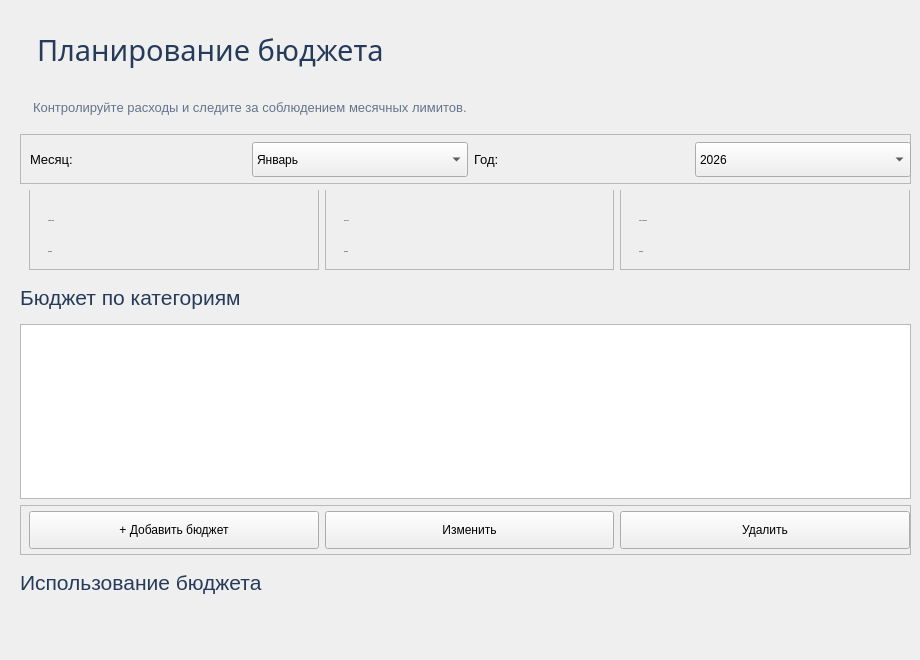
           <widget class="QWidget" name="pageBudget">
            <widget class="QWidget" name="">
             <property name="geometry">
              <rect>
               <x>20</x>
               <y>20</y>
               <width>891</width>
               <height>631</height>
              </rect>
             </property>
             <layout class="QVBoxLayout" name="verticalLayout_10">
              <item>
               <widget class="QLabel" name="lblBudgetTitle">
                <property name="font">
                 <font>
                  <family>Gill Sans MT</family>
                  <pointsize>22</pointsize>
                 </font>
                </property>
                <property name="styleSheet">
                 <string notr="true">color: #263B59; padding: 10px;</string>
                </property>
                <property name="text">
                 <string>Планирование бюджета</string>
                </property>
               </widget>
              </item>
              <item>
               <widget class="QLabel" name="lblBudgetDescription">
                <property name="font">
                 <font>
                  <pointsize>10</pointsize>
                 </font>
                </property>
                <property name="styleSheet">
                 <string notr="true">color: #64748B; padding-left: 10px;</string>
                </property>
                <property name="text">
                 <string>Контролируйте расходы и следите за соблюдением месячных лимитов.</string>
                </property>
               </widget>
              </item>
              <item>
               <widget class="QFrame" name="budgetPeriodContainer">
                <property name="minimumSize">
                 <size>
                  <width>0</width>
                  <height>50</height>
                 </size>
                </property>
                <property name="maximumSize">
                 <size>
                  <width>16777215</width>
                  <height>90</height>
                 </size>
                </property>
                <property name="frameShape">
                 <enum>QFrame::Shape::StyledPanel</enum>
                </property>
                <property name="frameShadow">
                 <enum>QFrame::Shadow::Raised</enum>
                </property>
                <widget class="QWidget" name="horizontalLayoutWidget_6">
                 <property name="geometry">
                  <rect>
                   <x>10</x>
                   <y>0</y>
                   <width>881</width>
                   <height>51</height>
                  </rect>
                 </property>
                 <layout class="QHBoxLayout" name="horizontalLayout_6">
                  <item>
                   <widget class="QLabel" name="lblBudgetMonth">
                    <property name="minimumSize">
                     <size>
                      <width>0</width>
                      <height>0</height>
                     </size>
                    </property>
                    <property name="font">
                     <font>
                      <pointsize>10</pointsize>
                     </font>
                    </property>
                    <property name="text">
                     <string>Месяц:</string>
                    </property>
                   </widget>
                  </item>
                  <item>
                   <widget class="QComboBox" name="cmbBudgetMonth">
                    <property name="minimumSize">
                     <size>
                      <width>140</width>
                      <height>35</height>
                     </size>
                    </property>
                    <property name="font">
                     <font>
                      <family>Segoe UI</family>
                     </font>
                    </property>
                    <item>
                     <property name="text">
                      <string>Январь</string>
                     </property>
                    </item>
                    <item>
                     <property name="text">
                      <string>Февраль</string>
                     </property>
                    </item>
                    <item>
                     <property name="text">
                      <string>Март</string>
                     </property>
                    </item>
                    <item>
                     <property name="text">
                      <string>Апрель</string>
                     </property>
                    </item>
                    <item>
                     <property name="text">
                      <string>Май</string>
                     </property>
                    </item>
                    <item>
                     <property name="text">
                      <string>Июнь</string>
                     </property>
                    </item>
                    <item>
                     <property name="text">
                      <string>Июль</string>
                     </property>
                    </item>
                    <item>
                     <property name="text">
                      <string>Август</string>
                     </property>
                    </item>
                    <item>
                     <property name="text">
                      <string>Сентябрь</string>
                     </property>
                    </item>
                    <item>
                     <property name="text">
                      <string>Октябрь</string>
                     </property>
                    </item>
                    <item>
                     <property name="text">
                      <string>Ноябрь</string>
                     </property>
                    </item>
                    <item>
                     <property name="text">
                      <string>Декабрь</string>
                     </property>
                    </item>
                   </widget>
                  </item>
                  <item>
                   <widget class="QLabel" name="lblBudgetYear">
                    <property name="font">
                     <font>
                      <pointsize>10</pointsize>
                     </font>
                    </property>
                    <property name="text">
                     <string>Год:</string>
                    </property>
                   </widget>
                  </item>
                  <item>
                   <widget class="QComboBox" name="cmbBudgetYear">
                    <property name="minimumSize">
                     <size>
                      <width>110</width>
                      <height>35</height>
                     </size>
                    </property>
                    <item>
                     <property name="text">
                      <string>2026</string>
                     </property>
                    </item>
                   </widget>
                  </item>
                 </layout>
                </widget>
               </widget>
              </item>
              <item>
               <widget class="QWidget" name="budgetStatsContainer" native="true">
                <property name="minimumSize">
                 <size>
                  <width>0</width>
                  <height>80</height>
                 </size>
                </property>
                <property name="maximumSize">
                 <size>
                  <width>16777215</width>
                  <height>110</height>
                 </size>
                </property>
                <widget class="QWidget" name="horizontalLayoutWidget_7">
                 <property name="geometry">
                  <rect>
                   <x>9</x>
                   <y>-1</y>
                   <width>881</width>
                   <height>81</height>
                  </rect>
                 </property>
                 <layout class="QHBoxLayout" name="horizontalLayout_7">
                  <item>
                   <widget class="QFrame" name="cardBudgetLimit">
                    <property name="frameShape">
                     <enum>QFrame::Shape::StyledPanel</enum>
                    </property>
                    <property name="frameShadow">
                     <enum>QFrame::Shadow::Raised</enum>
                    </property>
                    <widget class="QWidget" name="verticalLayoutWidget_8">
                     <property name="geometry">
                      <rect>
                       <x>19</x>
                       <y>19</y>
                       <width>261</width>
                       <height>56</height>
                      </rect>
                     </property>
                     <layout class="QVBoxLayout" name="verticalLayout_11">
                      <item>
                       <widget class="QLabel" name="lblBudgetLimitTitle">
                        <property name="font">
                         <font>
                          <pointsize>-1</pointsize>
                         </font>
                        </property>
                        <property name="text">
                         <string>Общий лимит</string>
                        </property>
                       </widget>
                      </item>
                      <item>
                       <widget class="QLabel" name="lblBudgetLimitValue">
                        <property name="font">
                         <font>
                          <pointsize>-1</pointsize>
                          <bold>true</bold>
                         </font>
                        </property>
                        <property name="text">
                         <string>0,00 руб.</string>
                        </property>
                       </widget>
                      </item>
                     </layout>
                    </widget>
                   </widget>
                  </item>
                  <item>
                   <widget class="QFrame" name="cardBudgetSpent">
                    <property name="frameShape">
                     <enum>QFrame::Shape::StyledPanel</enum>
                    </property>
                    <property name="frameShadow">
                     <enum>QFrame::Shadow::Raised</enum>
                    </property>
                    <widget class="QWidget" name="verticalLayoutWidget_9">
                     <property name="geometry">
                      <rect>
                       <x>19</x>
                       <y>19</y>
                       <width>261</width>
                       <height>56</height>
                      </rect>
                     </property>
                     <layout class="QVBoxLayout" name="verticalLayout_12">
                      <item>
                       <widget class="QLabel" name="lblBudgetSpentTitle">
                        <property name="font">
                         <font>
                          <pointsize>-1</pointsize>
                         </font>
                        </property>
                        <property name="text">
                         <string>Потрачено</string>
                        </property>
                       </widget>
                      </item>
                      <item>
                       <widget class="QLabel" name="lblBudgetSpentValue">
                        <property name="font">
                         <font>
                          <pointsize>-1</pointsize>
                          <bold>true</bold>
                         </font>
                        </property>
                        <property name="text">
                         <string>0,00 руб.</string>
                        </property>
                       </widget>
                      </item>
                     </layout>
                    </widget>
                   </widget>
                  </item>
                  <item>
                   <widget class="QFrame" name="cardBudgetRemaining">
                    <property name="frameShape">
                     <enum>QFrame::Shape::StyledPanel</enum>
                    </property>
                    <property name="frameShadow">
                     <enum>QFrame::Shadow::Raised</enum>
                    </property>
                    <widget class="QWidget" name="verticalLayoutWidget_10">
                     <property name="geometry">
                      <rect>
                       <x>19</x>
                       <y>19</y>
                       <width>261</width>
                       <height>56</height>
                      </rect>
                     </property>
                     <layout class="QVBoxLayout" name="verticalLayout_13">
                      <item>
                       <widget class="QLabel" name="lblBudgetRemainingTitle">
                        <property name="font">
                         <font>
                          <pointsize>-1</pointsize>
                         </font>
                        </property>
                        <property name="text">
                         <string>Остаток бюджета</string>
                        </property>
                       </widget>
                      </item>
                      <item>
                       <widget class="QLabel" name="lblBudgetRemainingValue">
                        <property name="font">
                         <font>
                          <pointsize>-1</pointsize>
                          <bold>true</bold>
                         </font>
                        </property>
                        <property name="text">
                         <string>0,00 руб.</string>
                        </property>
                       </widget>
                      </item>
                     </layout>
                    </widget>
                   </widget>
                  </item>
                 </layout>
                </widget>
               </widget>
              </item>
              <item>
               <widget class="QLabel" name="lblBudgetTableTitle">
                <property name="font">
                 <font>
                  <pointsize>16</pointsize>
                  <bold>false</bold>
                 </font>
                </property>
                <property name="styleSheet">
                 <string notr="true">color: #263B59; </string>
                </property>
                <property name="text">
                 <string>Бюджет по категориям</string>
                </property>
               </widget>
              </item>
              <item>
               <widget class="QTableView" name="tableBudgets">
                <property name="minimumSize">
                 <size>
                  <width>0</width>
                  <height>175</height>
                 </size>
                </property>
                <property name="maximumSize">
                 <size>
                  <width>16777215</width>
                  <height>175</height>
                 </size>
                </property>
                <property name="editTriggers">
                 <set>QAbstractItemView::EditTrigger::NoEditTriggers</set>
                </property>
                <property name="alternatingRowColors">
                 <bool>true</bool>
                </property>
                <property name="selectionBehavior">
                 <enum>QAbstractItemView::SelectionBehavior::SelectRows</enum>
                </property>
                <property name="sortingEnabled">
                 <bool>true</bool>
                </property>
               </widget>
              </item>
              <item>
               <widget class="QFrame" name="budgetActions">
                <property name="minimumSize">
                 <size>
                  <width>0</width>
                  <height>50</height>
                 </size>
                </property>
                <property name="maximumSize">
                 <size>
                  <width>16777215</width>
                  <height>75</height>
                 </size>
                </property>
                <property name="frameShape">
                 <enum>QFrame::Shape::StyledPanel</enum>
                </property>
                <property name="frameShadow">
                 <enum>QFrame::Shadow::Raised</enum>
                </property>
                <widget class="QWidget" name="horizontalLayoutWidget_8">
                 <property name="geometry">
                  <rect>
                   <x>9</x>
                   <y>0</y>
                   <width>881</width>
                   <height>51</height>
                  </rect>
                 </property>
                 <layout class="QHBoxLayout" name="horizontalLayout_8">
                  <item>
                   <widget class="QPushButton" name="btnAddBudget">
                    <property name="minimumSize">
                     <size>
                      <width>160</width>
                      <height>38</height>
                     </size>
                    </property>
                    <property name="text">
                     <string>+ Добавить бюджет</string>
                    </property>
                   </widget>
                  </item>
                  <item>
                   <widget class="QPushButton" name="btnEditBudget">
                    <property name="minimumSize">
                     <size>
                      <width>160</width>
                      <height>38</height>
                     </size>
                    </property>
                    <property name="text">
                     <string>Изменить</string>
                    </property>
                   </widget>
                  </item>
                  <item>
                   <widget class="QPushButton" name="btnDeleteBudget">
                    <property name="minimumSize">
                     <size>
                      <width>120</width>
                      <height>38</height>
                     </size>
                    </property>
                    <property name="text">
                     <string>Удалить</string>
                    </property>
                   </widget>
                  </item>
                 </layout>
                </widget>
               </widget>
              </item>
              <item>
               <widget class="QLabel" name="lblBudgetProgressTitle">
                <property name="font">
                 <font>
                  <pointsize>16</pointsize>
                 </font>
                </property>
                <property name="styleSheet">
                 <string notr="true">color: #263B59;</string>
                </property>
                <property name="text">
                 <string>Использование бюджета</string>
                </property>
               </widget>
              </item>
              <item>
               <widget class="QWidget" name="budgetProgressContainer" native="true"/>
              </item>
             </layout>
            </widget>
           </widget>
